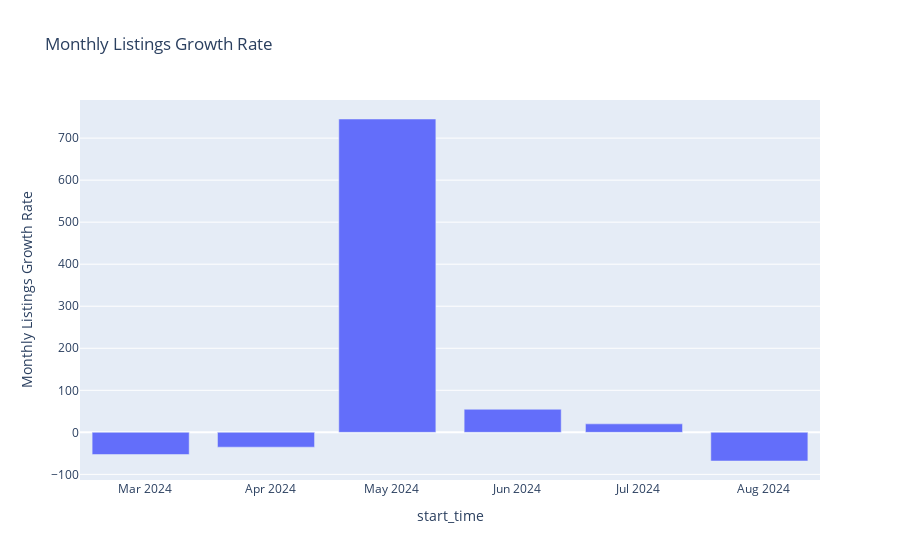

Source (notebook cell):
### Code cell
listings_growth_rate_fig = px.bar(listings_growth_rate.to_frame('Monthly Listings Growth Rate'), x=listings_growth_rate.index,
                                   y='Monthly Listings Growth Rate', title='Monthly Listings Growth Rate')

listings_growth_rate_fig.show()

### Figure 1 — Plotly figure (JSON) as saved in the notebook; plotly's stock layout.template omitted (floating-point values rounded to 4 significant figures)
{"data": [{"alignmentgroup": "True", "hovertemplate": "start_time=%{x}<br>Monthly Listings Growth Rate=%{y}<extra></extra>", "legendgroup": "", "marker": {"color": "#636efa", "pattern": {"shape": ""}}, "name": "", "offsetgroup": "", "orientation": "v", "showlegend": false, "textposition": "auto", "type": "bar", "x": ["2024-02-29T00:00:00", "2024-03-31T00:00:00", "2024-04-30T00:00:00", "2024-05-31T00:00:00", "2024-06-30T00:00:00", "2024-07-31T00:00:00"], "xaxis": "x", "y": [-52.78, -35.29, 745.5, 54.84, 20.14, -68.21], "yaxis": "y"}], "layout": {"barmode": "relative", "legend": {"tracegroupgap": 0}, "title": {"text": "Monthly Listings Growth Rate"}, "xaxis": {"anchor": "y", "domain": [0, 1], "title": {"text": "start_time"}}, "yaxis": {"anchor": "x", "domain": [0, 1], "title": {"text": "Monthly Listings Growth Rate"}}}}
